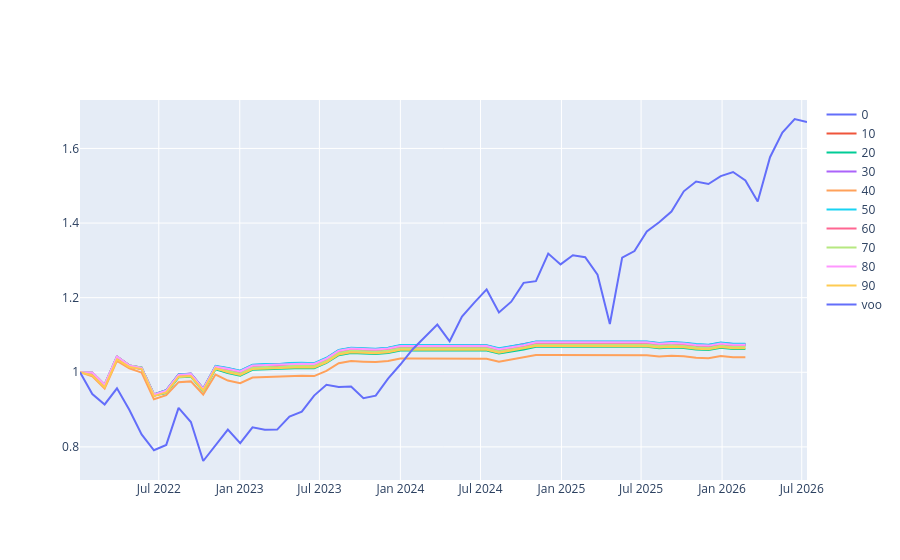

Notebook code for this chart:
### Code cell
df_pop = pd.read_parquet('s3://jdinvestment/0d_test_2/populations/gen_20.parquet')
fig = go.Figure()
for index in range(0,100,10):
    df_value = pd.read_parquet('s3://jdinvestment/0d_test_2/portfolio_values/sim_{}.parquet'.format(df_pop.index[index])).iloc[:, :-2]
    dates = pd.Series(pd.to_datetime(df_value.columns.str.replace('_',' ')))
    df_value.columns = dates.values
    fig.add_trace(go.Scatter( x = df_value.columns, y = df_value.values[0]/df_value.values[0,0],name = index), )
s_voo = s_voo.loc[s_voo.index >= df_value.columns.min()]
fig.add_trace(go.Scatter(x = s_voo.index, y = s_voo.values/s_voo.values[0], name = 'voo'))
fig.show()
